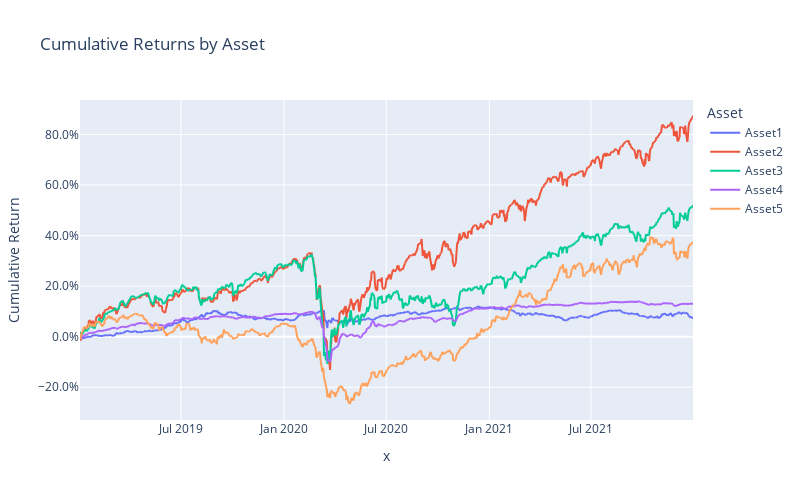

The code cell stored with this chart in its notebook:
### Markdown cell above
<h2 style="color: #FF6347;">Chart of Historical Cumulative Returns of the Portfolio.</h2>

### Code cell
# Returns for each asset
returns = df_asset_price.select_dtypes(include=[float]).pct_change()

cumulative_returns = (1 + returns).cumprod() - 1

fig = px.line(
    cumulative_returns,
    x=df_asset_price['date'],
    y=cumulative_returns.columns,
    title='Cumulative Returns by Asset',
    labels={'value': 'Cumulative Return', 'variable': 'Asset'}
)

fig.update_layout(
    yaxis_tickformat='.1%',
    height=500,
    width=800,
    showlegend=True
)

fig.show()

### Figure 1 — Plotly figure (JSON) as saved in the notebook; plotly's stock layout.template omitted (floating-point values rounded to 4 significant figures; data arrays with more than 128 entries replaced by an {"elided": "..."} marker saying what was removed)
{"data": [{"hovertemplate": "Asset=Asset1<br>x=%{x}<br>Cumulative Return=%{y}<extra></extra>", "legendgroup": "Asset1", "line": {"color": "#636efa", "dash": "solid"}, "marker": {"symbol": "circle"}, "mode": "lines", "name": "Asset1", "showlegend": true, "type": "scattergl", "x": {"elided": "730 str values"}, "xaxis": "x", "y": {"elided": "730 float values"}, "yaxis": "y"}, {"hovertemplate": "Asset=Asset2<br>x=%{x}<br>Cumulative Return=%{y}<extra></extra>", "legendgroup": "Asset2", "line": {"color": "#EF553B", "dash": "solid"}, "marker": {"symbol": "circle"}, "mode": "lines", "name": "Asset2", "showlegend": true, "type": "scattergl", "x": {"elided": "730 str values"}, "xaxis": "x", "y": {"elided": "730 float values"}, "yaxis": "y"}, {"hovertemplate": "Asset=Asset3<br>x=%{x}<br>Cumulative Return=%{y}<extra></extra>", "legendgroup": "Asset3", "line": {"color": "#00cc96", "dash": "solid"}, "marker": {"symbol": "circle"}, "mode": "lines", "name": "Asset3", "showlegend": true, "type": "scattergl", "x": {"elided": "730 str values"}, "xaxis": "x", "y": {"elided": "730 float values"}, "yaxis": "y"}, {"hovertemplate": "Asset=Asset4<br>x=%{x}<br>Cumulative Return=%{y}<extra></extra>", "legendgroup": "Asset4", "line": {"color": "#ab63fa", "dash": "solid"}, "marker": {"symbol": "circle"}, "mode": "lines", "name": "Asset4", "showlegend": true, "type": "scattergl", "x": {"elided": "730 str values"}, "xaxis": "x", "y": {"elided": "730 float values"}, "yaxis": "y"}, {"hovertemplate": "Asset=Asset5<br>x=%{x}<br>Cumulative Return=%{y}<extra></extra>", "legendgroup": "Asset5", "line": {"color": "#FFA15A", "dash": "solid"}, "marker": {"symbol": "circle"}, "mode": "lines", "name": "Asset5", "showlegend": true, "type": "scattergl", "x": {"elided": "730 str values"}, "xaxis": "x", "y": {"elided": "730 float values"}, "yaxis": "y"}], "layout": {"height": 500, "legend": {"title": {"text": "Asset"}, "tracegroupgap": 0}, "showlegend": true, "title": {"text": "Cumulative Returns by Asset"}, "width": 800, "xaxis": {"anchor": "y", "domain": [0, 1], "title": {"text": "x"}}, "yaxis": {"anchor": "x", "domain": [0, 1], "tickformat": ".1%", "title": {"text": "Cumulative Return"}}}}
